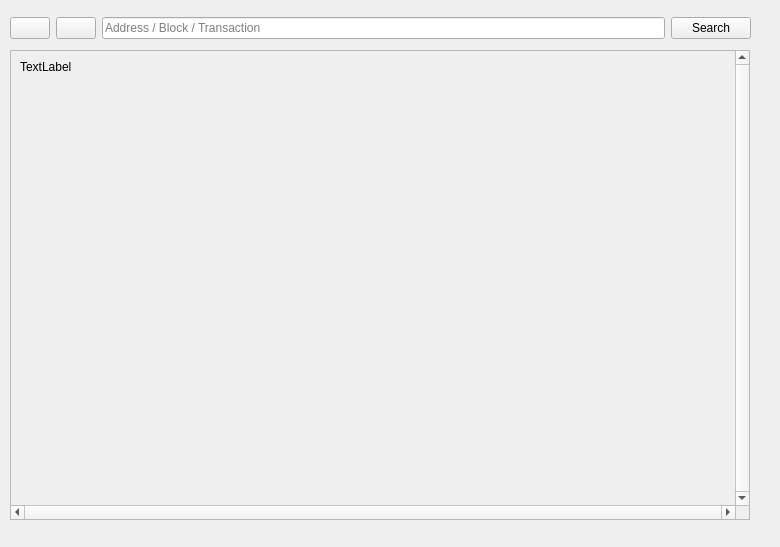
<?xml version="1.0" encoding="UTF-8"?>
<ui version="4.0">
 <class>BlockExplorerPage</class>
 <widget class="QWidget" name="BlockExplorerPage">
  <property name="geometry">
   <rect>
    <x>0</x>
    <y>0</y>
    <width>780</width>
    <height>547</height>
   </rect>
  </property>
  <property name="maximumSize">
   <size>
    <width>780</width>
    <height>16777215</height>
   </size>
  </property>
  <property name="windowTitle">
   <string>Blockchain Explorer</string>
  </property>
  <widget class="QWidget" name="layoutWidget">
   <property name="geometry">
    <rect>
     <x>10</x>
     <y>10</y>
     <width>741</width>
     <height>36</height>
    </rect>
   </property>
   <layout class="QHBoxLayout" name="horizontalLayout">
    <property name="sizeConstraint">
     <enum>QLayout::SetMinimumSize</enum>
    </property>
    <item>
     <widget class="QPushButton" name="back">
      <property name="maximumSize">
       <size>
        <width>16777215</width>
        <height>16777215</height>
       </size>
      </property>
      <property name="text">
       <string/>
      </property>
      <property name="icon">
       <iconset>
        <normaloff>:/icons/back</normaloff>:/icons/back</iconset>
      </property>
      <property name="flat">
       <bool>false</bool>
      </property>
     </widget>
    </item>
    <item>
     <widget class="QPushButton" name="forward">
      <property name="maximumSize">
       <size>
        <width>16777215</width>
        <height>16777215</height>
       </size>
      </property>
      <property name="text">
       <string/>
      </property>
      <property name="icon">
       <iconset resource="../bitcredit.qrc">
        <normaloff>:/icons/send</normaloff>:/icons/send</iconset>
      </property>
     </widget>
    </item>
    <item>
     <widget class="QLineEdit" name="searchBox">
      <property name="sizePolicy">
       <sizepolicy hsizetype="Expanding" vsizetype="Fixed">
        <horstretch>5</horstretch>
        <verstretch>0</verstretch>
       </sizepolicy>
      </property>
      <property name="minimumSize">
       <size>
        <width>0</width>
        <height>0</height>
       </size>
      </property>
      <property name="maximumSize">
       <size>
        <width>16777215</width>
        <height>16777215</height>
       </size>
      </property>
      <property name="inputMask">
       <string/>
      </property>
      <property name="text">
       <string/>
      </property>
      <property name="placeholderText">
       <string>Address / Block / Transaction</string>
      </property>
     </widget>
    </item>
    <item>
     <widget class="QPushButton" name="pushSearch">
      <property name="sizePolicy">
       <sizepolicy hsizetype="Minimum" vsizetype="Fixed">
        <horstretch>0</horstretch>
        <verstretch>0</verstretch>
       </sizepolicy>
      </property>
      <property name="minimumSize">
       <size>
        <width>0</width>
        <height>0</height>
       </size>
      </property>
      <property name="maximumSize">
       <size>
        <width>130</width>
        <height>16777215</height>
       </size>
      </property>
      <property name="text">
       <string>Search</string>
      </property>
      <property name="autoDefault">
       <bool>false</bool>
      </property>
      <property name="default">
       <bool>false</bool>
      </property>
      <property name="flat">
       <bool>false</bool>
      </property>
     </widget>
    </item>
   </layout>
  </widget>
  <widget class="QScrollArea" name="scrollArea">
   <property name="geometry">
    <rect>
     <x>10</x>
     <y>50</y>
     <width>740</width>
     <height>470</height>
    </rect>
   </property>
   <property name="maximumSize">
    <size>
     <width>750</width>
     <height>470</height>
    </size>
   </property>
   <property name="verticalScrollBarPolicy">
    <enum>Qt::ScrollBarAlwaysOn</enum>
   </property>
   <property name="horizontalScrollBarPolicy">
    <enum>Qt::ScrollBarAlwaysOn</enum>
   </property>
   <property name="widgetResizable">
    <bool>true</bool>
   </property>
   <widget class="QWidget" name="scrollAreaWidgetContents">
    <property name="geometry">
     <rect>
      <x>0</x>
      <y>0</y>
      <width>724</width>
      <height>454</height>
     </rect>
    </property>
    <layout class="QHBoxLayout" name="horizontalLayout_2">
     <item>
      <widget class="QLabel" name="content">
       <property name="sizePolicy">
        <sizepolicy hsizetype="Preferred" vsizetype="Expanding">
         <horstretch>0</horstretch>
         <verstretch>0</verstretch>
        </sizepolicy>
       </property>
       <property name="maximumSize">
        <size>
         <width>16777215</width>
         <height>16777215</height>
        </size>
       </property>
       <property name="text">
        <string>TextLabel</string>
       </property>
       <property name="textFormat">
        <enum>Qt::RichText</enum>
       </property>
       <property name="scaledContents">
        <bool>true</bool>
       </property>
       <property name="alignment">
        <set>Qt::AlignLeading|Qt::AlignLeft|Qt::AlignTop</set>
       </property>
       <property name="textInteractionFlags">
        <set>Qt::LinksAccessibleByMouse|Qt::TextSelectableByMouse</set>
       </property>
      </widget>
     </item>
    </layout>
   </widget>
  </widget>
 </widget>
 <resources>
  <include location="../bitcredit.qrc"/>
 </resources>
 <connections/>
</ui>
